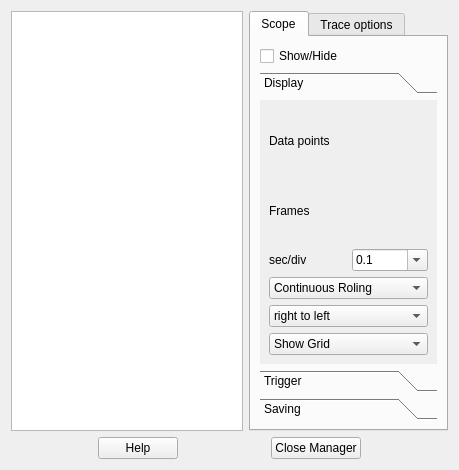
<ui version="4.0" >
 <class>QRL_ScopesManager</class>
 <widget class="QDialog" name="QRL_ScopesManager" >
  <property name="geometry" >
   <rect>
    <x>0</x>
    <y>0</y>
    <width>459</width>
    <height>470</height>
   </rect>
  </property>
  <property name="sizePolicy" >
   <sizepolicy vsizetype="Preferred" hsizetype="Preferred" >
    <horstretch>0</horstretch>
    <verstretch>0</verstretch>
   </sizepolicy>
  </property>
  <property name="minimumSize" >
   <size>
    <width>459</width>
    <height>470</height>
   </size>
  </property>
  <property name="maximumSize" >
   <size>
    <width>459</width>
    <height>470</height>
   </size>
  </property>
  <property name="windowTitle" >
   <string>Scopes Manager</string>
  </property>
  <property name="windowIcon" >
   <iconset resource="qrtailab.qrc" >
    <normaloff>:/icons/scope_icon.xpm</normaloff>:/icons/scope_icon.xpm</iconset>
  </property>
  <layout class="QGridLayout" name="gridLayout_2" >
   <item row="0" column="0" >
    <widget class="QListWidget" name="scopeListWidget" >
     <property name="sizePolicy" >
      <sizepolicy vsizetype="Preferred" hsizetype="Preferred" >
       <horstretch>0</horstretch>
       <verstretch>0</verstretch>
      </sizepolicy>
     </property>
     <property name="maximumSize" >
      <size>
       <width>16777215</width>
       <height>16777215</height>
      </size>
     </property>
     <property name="baseSize" >
      <size>
       <width>100</width>
       <height>0</height>
      </size>
     </property>
    </widget>
   </item>
   <item row="0" column="1" >
    <widget class="QTabWidget" name="tabWidget" >
     <property name="currentIndex" >
      <number>0</number>
     </property>
     <widget class="QWidget" name="Scope" >
      <property name="geometry" >
       <rect>
        <x>0</x>
        <y>0</y>
        <width>221</width>
        <height>383</height>
       </rect>
      </property>
      <attribute name="title" >
       <string>Scope</string>
      </attribute>
      <layout class="QGridLayout" >
       <item row="0" column="0" >
        <widget class="QCheckBox" name="showCheckBox" >
         <property name="text" >
          <string>Show/Hide</string>
         </property>
        </widget>
       </item>
       <item row="1" column="0" >
        <widget class="QToolBox" name="toolBox" >
         <property name="currentIndex" >
          <number>0</number>
         </property>
         <widget class="QWidget" name="Seite" >
          <property name="geometry" >
           <rect>
            <x>0</x>
            <y>0</y>
            <width>203</width>
            <height>240</height>
           </rect>
          </property>
          <attribute name="label" >
           <string>Display</string>
          </attribute>
          <layout class="QGridLayout" >
           <item row="0" column="0" >
            <widget class="QLabel" name="maxLabel" >
             <property name="text" >
              <string>Data points</string>
             </property>
            </widget>
           </item>
           <item row="0" column="1" >
            <widget class="QwtCounter" name="dataCounter" >
             <property name="enabled" >
              <bool>true</bool>
             </property>
             <property name="numButtons" >
              <number>1</number>
             </property>
             <property name="basicstep" stdset="0" >
              <double>1.000000000000000</double>
             </property>
             <property name="minValue" >
              <double>5.000000000000000</double>
             </property>
             <property name="maxValue" >
              <double>100000.000000000000000</double>
             </property>
             <property name="stepButton1" >
              <number>100</number>
             </property>
             <property name="stepButton2" >
              <number>1000</number>
             </property>
             <property name="stepButton3" >
              <number>5000</number>
             </property>
             <property name="value" >
              <double>100.000000000000000</double>
             </property>
            </widget>
           </item>
           <item row="1" column="0" >
            <widget class="QLabel" name="maxLabel_3" >
             <property name="text" >
              <string>Frames</string>
             </property>
            </widget>
           </item>
           <item row="1" column="1" >
            <widget class="QwtCounter" name="rrCounter" >
             <property name="numButtons" >
              <number>1</number>
             </property>
             <property name="basicstep" stdset="0" >
              <double>1.000000000000000</double>
             </property>
             <property name="minValue" >
              <double>0.010000000000000</double>
             </property>
             <property name="maxValue" >
              <double>100.000000000000000</double>
             </property>
             <property name="stepButton1" >
              <number>1</number>
             </property>
             <property name="value" >
              <double>20.000000000000000</double>
             </property>
            </widget>
           </item>
           <item row="2" column="0" >
            <widget class="QLabel" name="maxLabel_2" >
             <property name="text" >
              <string>sec/div</string>
             </property>
            </widget>
           </item>
           <item row="2" column="1" >
            <widget class="QComboBox" name="dxComboBox" >
             <property name="editable" >
              <bool>true</bool>
             </property>
             <property name="currentIndex" >
              <number>4</number>
             </property>
             <property name="minimumContentsLength" >
              <number>1</number>
             </property>
             <item>
              <property name="text" >
               <string>0.001</string>
              </property>
             </item>
             <item>
              <property name="text" >
               <string>0.005</string>
              </property>
             </item>
             <item>
              <property name="text" >
               <string>0.01</string>
              </property>
             </item>
             <item>
              <property name="text" >
               <string>0.05</string>
              </property>
             </item>
             <item>
              <property name="text" >
               <string>0.1</string>
              </property>
             </item>
             <item>
              <property name="text" >
               <string>0.5</string>
              </property>
             </item>
             <item>
              <property name="text" >
               <string>1</string>
              </property>
             </item>
            </widget>
           </item>
           <item row="3" column="0" colspan="2" >
            <widget class="QComboBox" name="displayComboBox" >
             <item>
              <property name="text" >
               <string>Continuous Roling</string>
              </property>
             </item>
             <item>
              <property name="text" >
               <string>Overwrite</string>
              </property>
             </item>
             <item>
              <property name="text" >
               <string>Trigger +to-</string>
              </property>
             </item>
             <item>
              <property name="text" >
               <string>Trigger -to+</string>
              </property>
             </item>
             <item>
              <property name="text" >
               <string>hold</string>
              </property>
             </item>
            </widget>
           </item>
           <item row="4" column="0" colspan="2" >
            <widget class="QComboBox" name="directionComboBox" >
             <item>
              <property name="text" >
               <string>right to left</string>
              </property>
             </item>
             <item>
              <property name="text" >
               <string>left to right</string>
              </property>
             </item>
            </widget>
           </item>
           <item row="5" column="0" colspan="2" >
            <widget class="QComboBox" name="optionComboBox" >
             <item>
              <property name="text" >
               <string>Show Grid</string>
              </property>
             </item>
             <item>
              <property name="text" >
               <string>set BG Color</string>
              </property>
             </item>
             <item>
              <property name="text" >
               <string>set Grid Color</string>
              </property>
             </item>
            </widget>
           </item>
          </layout>
         </widget>
         <widget class="QWidget" name="page" >
          <property name="geometry" >
           <rect>
            <x>0</x>
            <y>0</y>
            <width>178</width>
            <height>152</height>
           </rect>
          </property>
          <attribute name="label" >
           <string>Trigger</string>
          </attribute>
          <layout class="QGridLayout" >
           <item row="0" column="0" >
            <widget class="QCheckBox" name="oneShotCheckBox" >
             <property name="text" >
              <string>One Shot</string>
             </property>
            </widget>
           </item>
           <item row="0" column="1" >
            <widget class="QPushButton" name="startTriggerPushButton" >
             <property name="text" >
              <string>Start</string>
             </property>
            </widget>
           </item>
           <item row="1" column="0" >
            <widget class="QLabel" name="label_3" >
             <property name="text" >
              <string>Trigger offset</string>
             </property>
            </widget>
           </item>
           <item row="1" column="1" >
            <spacer>
             <property name="orientation" >
              <enum>Qt::Horizontal</enum>
             </property>
             <property name="sizeHint" stdset="0" >
              <size>
               <width>40</width>
               <height>20</height>
              </size>
             </property>
            </spacer>
           </item>
           <item row="2" column="0" >
            <widget class="QwtCounter" name="triggerCounter" >
             <property name="numButtons" >
              <number>0</number>
             </property>
             <property name="basicstep" stdset="0" >
              <double>0.100000000000000</double>
             </property>
             <property name="minValue" >
              <double>-1000000.000000000000000</double>
             </property>
             <property name="maxValue" >
              <double>1000000.000000000000000</double>
             </property>
            </widget>
           </item>
           <item row="2" column="1" >
            <widget class="QComboBox" name="traceComboBox" >
             <item>
              <property name="text" >
               <string>Trace 1</string>
              </property>
             </item>
            </widget>
           </item>
           <item row="3" column="0" colspan="2" >
            <widget class="QPushButton" name="triggerPushButton" >
             <property name="text" >
              <string>Manual Trigger</string>
             </property>
            </widget>
           </item>
           <item row="4" column="0" >
            <spacer>
             <property name="orientation" >
              <enum>Qt::Vertical</enum>
             </property>
             <property name="sizeHint" stdset="0" >
              <size>
               <width>20</width>
               <height>40</height>
              </size>
             </property>
            </spacer>
           </item>
          </layout>
         </widget>
         <widget class="QWidget" name="page_2" >
          <property name="geometry" >
           <rect>
            <x>0</x>
            <y>0</y>
            <width>96</width>
            <height>163</height>
           </rect>
          </property>
          <attribute name="label" >
           <string>Saving</string>
          </attribute>
          <layout class="QGridLayout" >
           <item row="0" column="0" >
            <widget class="QLabel" name="label_2" >
             <property name="text" >
              <string>Filename</string>
             </property>
            </widget>
           </item>
           <item row="0" column="1" >
            <spacer>
             <property name="orientation" >
              <enum>Qt::Horizontal</enum>
             </property>
             <property name="sizeHint" stdset="0" >
              <size>
               <width>40</width>
               <height>20</height>
              </size>
             </property>
            </spacer>
           </item>
           <item row="1" column="0" colspan="3" >
            <widget class="QLineEdit" name="fileLineEdit" />
           </item>
           <item row="2" column="0" >
            <widget class="QLabel" name="label" >
             <property name="text" >
              <string>Time [s]</string>
             </property>
            </widget>
           </item>
           <item row="2" column="1" >
            <spacer>
             <property name="orientation" >
              <enum>Qt::Horizontal</enum>
             </property>
             <property name="sizeHint" stdset="0" >
              <size>
               <width>40</width>
               <height>20</height>
              </size>
             </property>
            </spacer>
           </item>
           <item row="3" column="0" colspan="2" >
            <widget class="QwtCounter" name="timeCounter" >
             <property name="numButtons" >
              <number>0</number>
             </property>
             <property name="minValue" >
              <double>0.000000000000000</double>
             </property>
             <property name="maxValue" >
              <double>1000000.000000000000000</double>
             </property>
             <property name="value" >
              <double>1.000000000000000</double>
             </property>
            </widget>
           </item>
           <item row="3" column="2" >
            <spacer>
             <property name="orientation" >
              <enum>Qt::Horizontal</enum>
             </property>
             <property name="sizeHint" stdset="0" >
              <size>
               <width>40</width>
               <height>20</height>
              </size>
             </property>
            </spacer>
           </item>
           <item row="4" column="0" colspan="3" >
            <widget class="QPushButton" name="savePushButton" >
             <property name="text" >
              <string>Save</string>
             </property>
             <property name="checkable" >
              <bool>true</bool>
             </property>
             <property name="autoDefault" >
              <bool>false</bool>
             </property>
            </widget>
           </item>
          </layout>
         </widget>
        </widget>
       </item>
      </layout>
     </widget>
     <widget class="QWidget" name="Trace" >
      <property name="geometry" >
       <rect>
        <x>0</x>
        <y>0</y>
        <width>221</width>
        <height>383</height>
       </rect>
      </property>
      <attribute name="title" >
       <string>Trace options</string>
      </attribute>
      <layout class="QGridLayout" name="gridLayout_3" >
       <item row="0" column="0" colspan="2" >
        <layout class="QHBoxLayout" >
         <item>
          <widget class="QLabel" name="label_4" >
           <property name="text" >
            <string>name</string>
           </property>
          </widget>
         </item>
         <item>
          <widget class="QLineEdit" name="traceNameLineEdit" />
         </item>
        </layout>
       </item>
       <item rowspan="2" row="1" column="0" >
        <widget class="QGroupBox" name="groupBox_2" >
         <property name="title" >
          <string>Line Width</string>
         </property>
         <layout class="QGridLayout" >
          <item row="0" column="0" >
           <widget class="QwtCounter" name="lineWidthCounter" >
            <property name="numButtons" >
             <number>0</number>
            </property>
            <property name="basicstep" stdset="0" >
             <double>1.000000000000000</double>
            </property>
            <property name="minValue" >
             <double>1.000000000000000</double>
            </property>
            <property name="maxValue" >
             <double>50.000000000000000</double>
            </property>
           </widget>
          </item>
         </layout>
        </widget>
       </item>
       <item row="1" column="1" >
        <widget class="QCheckBox" name="showTraceCheckBox" >
         <property name="text" >
          <string>Show/Hide</string>
         </property>
        </widget>
       </item>
       <item row="2" column="1" >
        <widget class="QPushButton" name="traceColorPushButton" >
         <property name="text" >
          <string>Line Color</string>
         </property>
        </widget>
       </item>
       <item row="3" column="0" >
        <widget class="QGroupBox" name="groupBox_3" >
         <property name="title" >
          <string>offset</string>
         </property>
         <layout class="QGridLayout" >
          <item row="0" column="0" >
           <widget class="QwtCounter" name="offsetCounter" >
            <property name="numButtons" >
             <number>0</number>
            </property>
            <property name="basicstep" stdset="0" >
             <double>0.100000000000000</double>
            </property>
            <property name="minValue" >
             <double>-1000000.000000000000000</double>
            </property>
            <property name="maxValue" >
             <double>1000000.000000000000000</double>
            </property>
           </widget>
          </item>
          <item row="0" column="1" >
           <widget class="QLabel" name="label_5" >
            <property name="text" >
             <string>div</string>
            </property>
           </widget>
          </item>
          <item row="1" column="0" >
           <widget class="QwtWheel" name="offsetWheel" />
          </item>
         </layout>
        </widget>
       </item>
       <item row="3" column="1" >
        <widget class="QGroupBox" name="groupBox_4" >
         <property name="title" >
          <string>dy</string>
         </property>
         <layout class="QGridLayout" >
          <item row="0" column="0" >
           <widget class="QLabel" name="label_6" >
            <property name="text" >
             <string>Units/div:</string>
            </property>
           </widget>
          </item>
          <item row="1" column="0" >
           <widget class="QComboBox" name="dyComboBox" >
            <property name="editable" >
             <bool>true</bool>
            </property>
            <property name="currentIndex" >
             <number>10</number>
            </property>
            <property name="maxVisibleItems" >
             <number>20</number>
            </property>
            <item>
             <property name="text" >
              <string>0.001</string>
             </property>
            </item>
            <item>
             <property name="text" >
              <string>0.002</string>
             </property>
            </item>
            <item>
             <property name="text" >
              <string>0.005</string>
             </property>
            </item>
            <item>
             <property name="text" >
              <string>0.01</string>
             </property>
            </item>
            <item>
             <property name="text" >
              <string>0.02</string>
             </property>
            </item>
            <item>
             <property name="text" >
              <string>0.05</string>
             </property>
            </item>
            <item>
             <property name="text" >
              <string>0.1</string>
             </property>
            </item>
            <item>
             <property name="text" >
              <string>0.2</string>
             </property>
            </item>
            <item>
             <property name="text" >
              <string>0.5</string>
             </property>
            </item>
            <item>
             <property name="text" >
              <string>1</string>
             </property>
            </item>
            <item>
             <property name="text" >
              <string>2</string>
             </property>
            </item>
            <item>
             <property name="text" >
              <string>5</string>
             </property>
            </item>
            <item>
             <property name="text" >
              <string>10</string>
             </property>
            </item>
            <item>
             <property name="text" >
              <string>50</string>
             </property>
            </item>
            <item>
             <property name="text" >
              <string>100</string>
             </property>
            </item>
            <item>
             <property name="text" >
              <string>1000</string>
             </property>
            </item>
           </widget>
          </item>
         </layout>
        </widget>
       </item>
       <item row="4" column="0" colspan="2" >
        <widget class="QGroupBox" name="groupBox" >
         <property name="title" >
          <string>show</string>
         </property>
         <layout class="QGridLayout" name="gridLayout" >
          <item row="0" column="0" >
           <widget class="QCheckBox" name="zeroAxisCheckBox" >
            <property name="text" >
             <string>Zero Axis</string>
            </property>
           </widget>
          </item>
          <item row="0" column="1" >
           <widget class="QCheckBox" name="minCheckBox" >
            <property name="enabled" >
             <bool>true</bool>
            </property>
            <property name="text" >
             <string>Min</string>
            </property>
           </widget>
          </item>
          <item row="3" column="1" >
           <widget class="QCheckBox" name="averageCheckBox" >
            <property name="enabled" >
             <bool>true</bool>
            </property>
            <property name="text" >
             <string>Average</string>
            </property>
           </widget>
          </item>
          <item row="1" column="0" >
           <widget class="QCheckBox" name="labelCheckBox" >
            <property name="enabled" >
             <bool>true</bool>
            </property>
            <property name="text" >
             <string>Label</string>
            </property>
           </widget>
          </item>
          <item row="1" column="1" >
           <widget class="QCheckBox" name="maxCheckBox" >
            <property name="enabled" >
             <bool>true</bool>
            </property>
            <property name="text" >
             <string>Max</string>
            </property>
           </widget>
          </item>
          <item row="3" column="0" >
           <widget class="QCheckBox" name="unitCheckBox" >
            <property name="enabled" >
             <bool>true</bool>
            </property>
            <property name="text" >
             <string>Units/div</string>
            </property>
           </widget>
          </item>
          <item row="4" column="0" >
           <widget class="QCheckBox" name="ppCheckBox" >
            <property name="enabled" >
             <bool>true</bool>
            </property>
            <property name="text" >
             <string>PP</string>
            </property>
           </widget>
          </item>
          <item row="4" column="1" >
           <widget class="QCheckBox" name="rmsCheckBox" >
            <property name="enabled" >
             <bool>true</bool>
            </property>
            <property name="text" >
             <string>RMS</string>
            </property>
           </widget>
          </item>
         </layout>
        </widget>
       </item>
      </layout>
     </widget>
    </widget>
   </item>
   <item row="1" column="0" colspan="2" >
    <layout class="QHBoxLayout" >
     <item>
      <spacer>
       <property name="orientation" >
        <enum>Qt::Horizontal</enum>
       </property>
       <property name="sizeHint" stdset="0" >
        <size>
         <width>40</width>
         <height>20</height>
        </size>
       </property>
      </spacer>
     </item>
     <item>
      <widget class="QPushButton" name="helpButton" >
       <property name="text" >
        <string>Help</string>
       </property>
      </widget>
     </item>
     <item>
      <spacer>
       <property name="orientation" >
        <enum>Qt::Horizontal</enum>
       </property>
       <property name="sizeHint" stdset="0" >
        <size>
         <width>16</width>
         <height>20</height>
        </size>
       </property>
      </spacer>
     </item>
     <item>
      <widget class="QPushButton" name="closeButton" >
       <property name="text" >
        <string>Close Manager</string>
       </property>
      </widget>
     </item>
     <item>
      <spacer>
       <property name="orientation" >
        <enum>Qt::Horizontal</enum>
       </property>
       <property name="sizeHint" stdset="0" >
        <size>
         <width>16</width>
         <height>20</height>
        </size>
       </property>
      </spacer>
     </item>
    </layout>
   </item>
  </layout>
 </widget>
 <customwidgets>
  <customwidget>
   <class>QwtCounter</class>
   <extends>QWidget</extends>
   <header>qwt_counter.h</header>
  </customwidget>
  <customwidget>
   <class>QwtWheel</class>
   <extends>QWidget</extends>
   <header>qwt_wheel.h</header>
  </customwidget>
 </customwidgets>
 <resources>
  <include location="qrtailab.qrc" />
 </resources>
 <connections>
  <connection>
   <sender>closeButton</sender>
   <signal>clicked()</signal>
   <receiver>QRL_ScopesManager</receiver>
   <slot>hide()</slot>
   <hints>
    <hint type="sourcelabel" >
     <x>304</x>
     <y>339</y>
    </hint>
    <hint type="destinationlabel" >
     <x>394</x>
     <y>334</y>
    </hint>
   </hints>
  </connection>
 </connections>
</ui>
